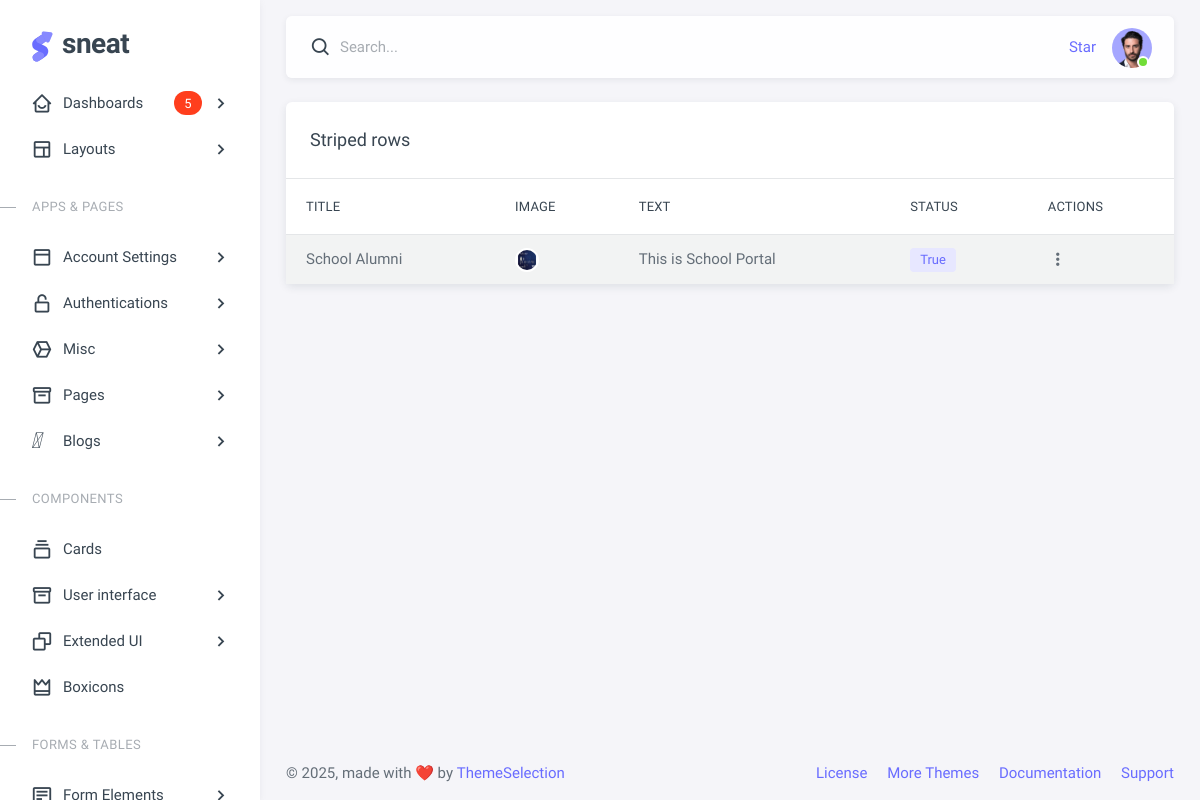
Screenshot of /blog/list with the database file from the repository.
### apps/blog/models.py (models this page shows)
class Blog(models.Model):
    title = models.CharField(max_length=100)
    image = models.ImageField(upload_to='image')
    text = models.TextField()
    is_active = models.BooleanField(default=True)
    created_at = models.DateTimeField(auto_now_add=True)
    updated_at = models.DateTimeField(auto_now=True)

### apps/blog/views.py (the view)
# urls.py: path("blog/list",BlogView.as_view(),name="blog"),
class BlogView(BasedView):
    template_name = "blogs.html"
    model = Blog
    context_object_name = "blogs"
    paginate_by  = 5

### apps/blog/views.py (called while the page is built)
    def get_context_data(self, **kwargs):
        context = TemplateLayout.init(self, super().get_context_data(**kwargs))
        return context

### config/context_processors.py (called while the page is built)
def my_setting(request):
    return {'MY_SETTING': settings}

def environment(request):
    return {'ENVIRONMENT': settings.ENVIRONMENT}

### templates/layout/bootstrap/layout_vertical.py (called while the page is built)
    def init(context):
        context.update(
            {
                "layout": "vertical",
                "content_navbar": True,
                "content_layout": "compact",
                "is_navbar": True,
                "is_menu": True,
                "is_footer": True,
            }
        )
        TemplateHelper.map_context(context)
        return context

### web_project/__init__.py (called while the page is built)
    def init(self, context):
        layout = "vertical"
        context.update(
            {
                "layout_path": TemplateHelper.set_layout(
                    "layout_" + layout + ".html", context
                ),
            }
        )
        TemplateHelper.map_context(context)
        return context

### web_project/template_helpers/theme.py (called while the page is built)
    def map_context(context):
        if context.get("layout") == "vertical":
            if context.get("menu_fixed") is True:
                context["menu_fixed_class"] = "layout-menu-fixed"
            else:
                context["menu_fixed_class"] = ""
        if context.get("content_layout") == "wide":
            context["container_class"] = "container-fluid"
            context["content_layout_class"] = "layout-wide"
        else:
            context["container_class"] = "container-xxl"
            context["content_layout_class"] = "layout-compact"

    def get_theme_variables(scope):
        return settings.THEME_VARIABLES[scope]

    def set_layout(view, context={}):
        layout = os.path.splitext(view)[0].split("/")[0]
        module = f"templates.{settings.THEME_LAYOUT_DIR.replace('/', '.')}.bootstrap.{layout}"
        if util.find_spec(module) is not None:
            TemplateBootstrap = TemplateHelper.import_class(
                module, f"TemplateBootstrap{layout.title().replace('_', '')}"
            )
            TemplateBootstrap.init(context)
        else:
            module = f"templates.{settings.THEME_LAYOUT_DIR.replace('/', '.')}.bootstrap.default"
            TemplateBootstrap = TemplateHelper.import_class(
                module, "TemplateBootstrapDefault"
            )
            TemplateBootstrap.init(context)
        return f"{settings.THEME_LAYOUT_DIR}/{view}"

### apps/blog/templates/blogs.html (shortened to what this page needs)
{% extends layout_path %}
{% load static %}
{% load i18n %}
{% block content %}
<div class="card">
  <h5 class="card-header">Striped rows</h5>
  <div class="table-responsive text-nowrap">
    <table class="table table-striped">
      <thead>
        <tr>
          <th>Title</th>
          <th>Image</th>
          <th>Text</th>
          <th>Status</th>
          <th>Actions</th>
        </tr>
      </thead>
      <tbody class="table-border-bottom-0">
        {% for blog in blogs %}
        <tr>
          <td><span>{{blog.title}}</span></td>
          <td>
              <ul class="list-unstyled m-0 avatar-group d-flex align-items-center">
                  <li data-bs-toggle="tooltip" data-popup="tooltip-custom" data-bs-placement="top" class="avatar avatar-xs pull-up" title="">
                      <img src="{{blog.image.url}}" alt="Avatar" class="rounded-circle">
                    </li>
                </ul>
            </td>
            <td>{{blog.text}}</td>
          <td><span class="badge bg-label-primary me-1">{{blog.is_active}}</span></td>
          <td>
            <div class="dropdown">
              <button type="button" class="btn p-0 dropdown-toggle hide-arrow" data-bs-toggle="dropdown"><i class="bx bx-dots-vertical-rounded"></i></button>
            </div>
          </td>
        </tr>
        {% endfor %}
      </tbody>
    </table>
  </div>
</div>
{% endblock %}

### rows the page displays
Blog: title "School Alumni", image (picture), text "This is School Portal", is_active "True"
